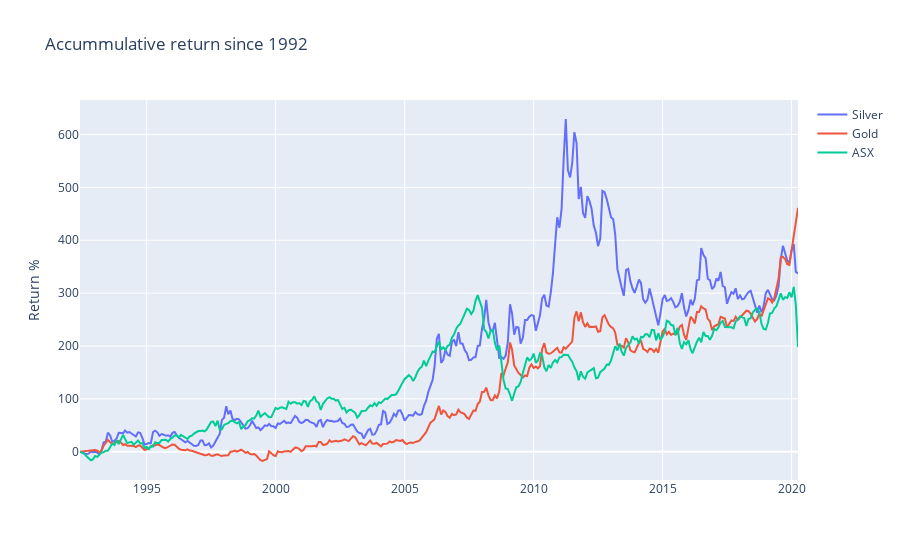

Write notebook code for a chart like this one.
### Code cell
# Accummulative returns
silver_trace = go.Scatter(x=df.index, y=df['Silver Accum. Return %'], \
                    mode='lines',
                    name='Silver')
gold_trace = go.Scatter(x=df.index, y=df['Gold Accum. Return %'], \
                    mode='lines',
                    name='Gold')
asx_trace = go.Scatter(x=df.index, y=df['ASX accum. Return %'], \
                    mode='lines',
                    name='ASX')
traces = [silver_trace, gold_trace, asx_trace]
fig_accum_r = go.Figure(data=traces,
    layout={
        'title':'Cummulative return since 1992 for each asset class', "yaxis_title": "Return %"
    }
)
fig_accum_r.show()

### Figure 1 — Plotly figure (JSON) as saved in the notebook; plotly's stock layout.template omitted (floating-point values rounded to 4 significant figures; data arrays with more than 128 entries replaced by an {"elided": "..."} marker saying what was removed)
{"data": [{"mode": "lines", "name": "Silver", "type": "scatter", "x": {"elided": "335 str values"}, "y": {"elided": "335 float values"}}, {"mode": "lines", "name": "Gold", "type": "scatter", "x": {"elided": "335 str values"}, "y": {"elided": "335 float values"}}, {"mode": "lines", "name": "ASX", "type": "scatter", "x": {"elided": "335 str values"}, "y": {"elided": "335 float values"}}], "layout": {"title": {"text": "Accummulative return since 1992"}, "yaxis": {"title": {"text": "Return %"}}}}
